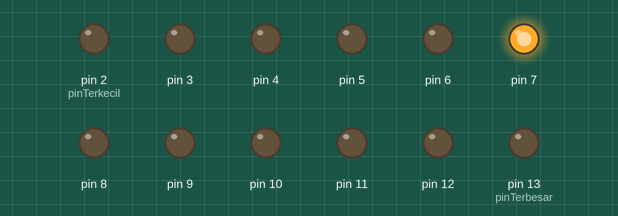
This sketch was run on a simulated Arduino Uno, built with avr-gcc and run on an emulated ATmega328P. Shown: output pins drawn as LEDs (lit = HIGH).

Above: at 0.05 s.
At 7.3 s:
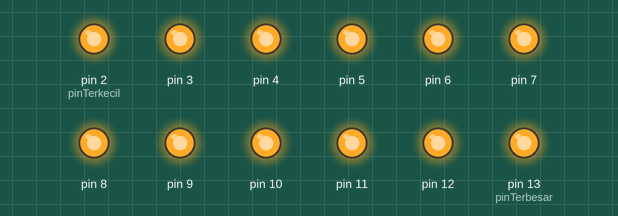
At 15.43 s:
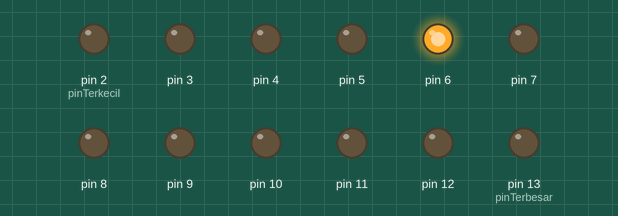
At 23.08 s:
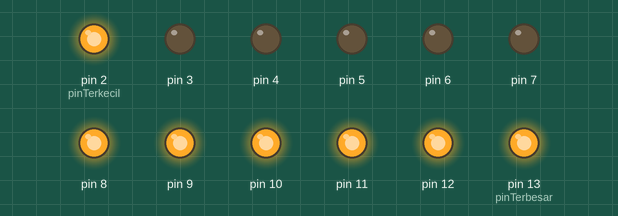
At 35.1 s:
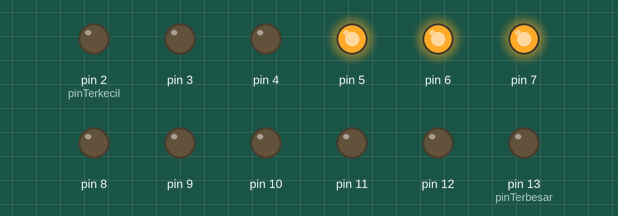
At 36.6 s:
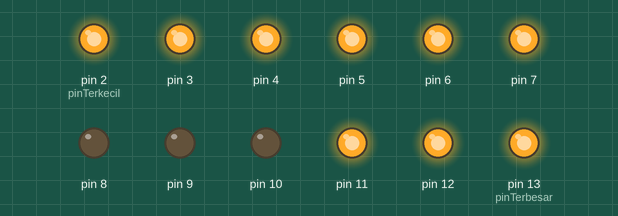
Timing chart, 0 to 40.0 s (numbered marks = the images above):
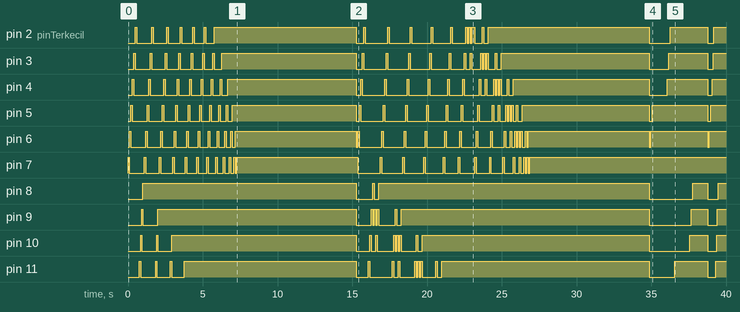

The sketch:

UPRAK.ino
```cpp
#define sangatCepat 50
#define cepat 100
#define pas 100
#define lumayan 100
#define speedPola1 80
#define lambat 1000

const int pinTerkecil = 2;
const int pinTerbesar = 13;

void setup() {
  DDRD = DDRD | B11111100;
  DDRB = DDRB | B00111111;
}

void loop() {

  pola1();
  pola2();
  pola3();


}

void gerakKiri() {
  PORTD = B10000000;
  delay(lumayan);
  PORTD = B01000000;
  delay(lumayan);
  PORTD = B00100000;
  delay(lumayan);
  PORTD = B00010000;
  delay(lumayan);
  PORTD = B00001000;
  delay(lumayan);
  PORTD = B00000100;
  delay(lumayan);
  PORTD = B00000000;
}

void penuhKiriNormal() {
  PORTD = B10000000;
  delay(lumayan);
  PORTD = B01000000;
  delay(lumayan);
  PORTD = B00100000;
  delay(lumayan);
  PORTD = B00010000;
  delay(lumayan);
  PORTD = B00001000;
  delay(lumayan);
  PORTD = B00000100;
  delay(lumayan);

  PORTD = B10000100;
  delay(lumayan);
  PORTD = B01000100;
  delay(lumayan);
  PORTD = B00100100;
  delay(lumayan);
  PORTD = B00010100;
  delay(lumayan);
  PORTD = B00001100;
  delay(lumayan);

  PORTD = B10001100;
  delay(lumayan);
  PORTD = B01001100;
  delay(lumayan);
  PORTD = B00101100;
  delay(lumayan);
  PORTD = B00011100;
  delay(lumayan);


  PORTD = B10011100;
  delay(lumayan);
  PORTD = B01011100;
  delay(lumayan);
  PORTD = B00111100;
  delay(lumayan);


  PORTD = B10111100;
  delay(lumayan);
  PORTD = B01111100;
  delay(lumayan);

  PORTD = B11111100;
  delay(8000);
}

void penuhKiriPola2() {
  PORTD = B10000000;
  delay(pas);
  PORTD = B01000000;
  delay(pas);
  PORTD = B00100000;
  delay(pas);
  PORTD = B00010000;
  delay(pas);
  PORTD = B00001000;
  delay(pas);
  PORTD = B00000100;
  delay(pas);
  PORTD = B00001000;
  delay(pas);
  PORTD = B00010000;
  delay(pas);
  PORTD = B00001000;
  delay(pas);
  PORTD = B00000100;
  delay(pas);

  PORTD = B10000100;
  delay(pas);
  PORTD = B01000100;
  delay(pas);
  PORTD = B00100100;
  delay(pas);
  PORTD = B00010100;
  delay(pas);
  PORTD = B00001100;
  delay(pas);
  PORTD = B00010100;
  delay(pas);
  PORTD = B00100100;
  delay(pas);
  PORTD = B00010100;
  delay(pas);
  PORTD = B00001100;
  delay(pas);

  PORTD = B10001100;
  delay(pas);
  PORTD = B01001100;
  delay(pas);
  PORTD = B00101100;
  delay(pas);
  PORTD = B00011100;
  delay(pas);
  PORTD = B00101100;
  delay(pas);
  PORTD = B01001100;
  delay(pas);
  PORTD = B00101100;
  delay(pas);
  PORTD = B00011100;


  PORTD = B10011100;
  delay(pas);
  PORTD = B01011100;
  delay(pas);
  PORTD = B00111100;
  delay(pas);
  PORTD = B01011100;
  delay(pas);
  PORTD = B10011100;
  delay(pas);
  PORTD = B01011100;
  delay(pas);
  PORTD = B00111100;
  delay(pas);


  PORTD = B10111100;
  delay(pas);
  PORTD = B01111100;
  delay(pas);
  PORTD = B10111100;
  delay(pas);
  PORTD = B01111100;
  delay(pas);

  PORTD = B11111100;
  delay(8000);
}

void pola1() {
  PORTB = B00000000;
  gerakKiri();
  PORTB = B00100000;
  delay(speedPola1);
  PORTB = B00010000;
  delay(speedPola1);
  PORTB = B00001000;
  delay(speedPola1);
  PORTB = B00000100;
  delay(speedPola1);
  PORTB = B00000010;
  delay(speedPola1);
  PORTB = B00000001;
  delay(speedPola1);

  gerakKiri();
  PORTB = B00100001;
  delay(speedPola1);
  PORTB = B00010001;
  delay(speedPola1);
  PORTB = B00001001;
  delay(speedPola1);
  PORTB = B00000101;
  delay(speedPola1);
  PORTB = B00000011;
  delay(speedPola1);

  gerakKiri();
  PORTB = B00100011;
  delay(speedPola1);
  PORTB = B00010011;
  delay(speedPola1);
  PORTB = B00001011;
  delay(speedPola1);
  PORTB = B00000111;
  delay(speedPola1);

  gerakKiri();
  PORTB = B00100111;
  delay(speedPola1);
  PORTB = B00010111;
  delay(speedPola1);
  PORTB = B00001111;
  delay(speedPola1);

  gerakKiri();
  PORTB = B00101111;
  delay(speedPola1);
  PORTB = B00011111;
  delay(speedPola1);

  gerakKiri();
  PORTB = B00111111;
  delay(speedPola1);

  penuhKiriNormal();
}

void pola2() {
  PORTB = B00000000;
  gerakKiri();
  PORTB = B00100000;
  delay(pas);
  PORTB = B00010000;
  delay(pas);
  PORTB = B00001000;
  delay(pas);
  PORTB = B00000100;
  delay(pas);
  PORTB = B00000010;
  delay(pas);
  PORTB = B00000001;
  delay(pas);
  PORTB = B00000010;
  delay(pas);
  PORTB = B00000100;
  delay(pas);
  PORTB = B00000010;
  delay(pas);
  PORTB = B00000001;
  delay(pas);

  gerakKiri();
  PORTB = B00100001;
  delay(pas);
  PORTB = B00010001;
  delay(pas);
  PORTB = B00001001;
  delay(pas);
  PORTB = B00000101;
  delay(pas);
  PORTB = B00000011;
  delay(pas);
  PORTB = B00000101;
  delay(pas);
  PORTB = B00001001;
  delay(pas);
  PORTB = B00000101;
  delay(pas);
  PORTB = B00000011;
  delay(pas);

  gerakKiri();
  PORTB = B00100011;
  delay(pas);
  PORTB = B00010011;
  delay(pas);
  PORTB = B00001011;
  delay(pas);
  PORTB = B00000111;
  delay(pas);
  PORTB = B00001011;
  delay(pas);
  PORTB = B00010011;
  delay(pas);
  PORTB = B00001011;
  delay(pas);
  PORTB = B00000111;
  delay(pas);

  gerakKiri();
  PORTB = B00100111;
  delay(pas);
  PORTB = B00010111;
  delay(pas);
  PORTB = B00001111;
  delay(pas);
  PORTB = B00010111;
  delay(pas);
  PORTB = B00100111;
  delay(pas);
  PORTB = B00010111;
  delay(pas);
  PORTB = B00001111;
  delay(pas);

  gerakKiri();
  PORTB = B00101111;
  delay(pas);
  PORTB = B00011111;
  delay(pas);
  PORTB = B00101111;
  delay(pas);
  PORTB = B00011111;
  delay(pas);

  gerakKiri();
  PORTB = B00111111;
  delay(pas);
  PORTD = B00000100;
  delay(pas);
  PORTD = B00001000;
  delay(pas);
  PORTD = B00000100;
  delay(pas);
  PORTB = B00111111;
  delay(pas);

  penuhKiriPola2();
}

void pola3() {
  PORTB = B00000000;
  PORTD = B10000000;
  delay(lumayan);
  PORTD = B11000000;
  delay(lumayan);
  PORTD = B11100000;
  delay(lambat);

  PORTD = B11110000;
  delay(lumayan);
  PORTD = B11111000;
  delay(lumayan);
  PORTD = B11111100;
  delay(lumayan);
  PORTB = B00100000;
  delay(lumayan);
  PORTB = B00110000;
  delay(lumayan);
  PORTB = B00111000;
  delay(lambat);

  PORTB = B00111100;
  delay(lumayan);
  PORTB = B00111110;
  delay(lumayan);
  PORTB = B00111111;
  delay(lambat);

  PORTB = B00000000;
  PORTD = B10000000;
  delay(cepat);
  PORTD = B11000000;
  delay(cepat);
  PORTD = B11100000;
  delay(cepat);

  PORTD = B11110000;
  delay(sangatCepat);
  PORTD = B11111000;
  delay(sangatCepat);
  PORTD = B11111100;
  delay(sangatCepat);
  PORTB = B00100000;
  delay(sangatCepat);
  PORTB = B00110000;
  delay(sangatCepat);
  PORTB = B00111000;
  delay(sangatCepat);

  PORTB = B00111100;
  delay(sangatCepat);
  PORTB = B00111110;
  delay(sangatCepat);
  PORTB = B00111111;
  delay(8000);


}
```

Measured:
- by itself, pin 2 (pinTerkecil): LOW → HIGH at 0.50 s, → LOW 0.10 s later, → HIGH 0.98 s later, → LOW 0.10 s later, … (37 changes in this stretch)
- by itself, pin 3: LOW → HIGH at 0.40 s, → LOW 0.10 s later, → HIGH 0.98 s later, → LOW 0.10 s later, … (43 changes in this stretch)
- by itself, pin 4: LOW → HIGH at 0.30 s, → LOW 0.10 s later, → HIGH 0.98 s later, → LOW 0.10 s later, … (47 changes in this stretch)
- by itself, pin 5: LOW → HIGH at 0.20 s, → LOW 0.10 s later, → HIGH 0.98 s later, → LOW 0.10 s later, … (51 changes in this stretch)
- by itself, pin 6: LOW → HIGH at 0.10 s, → LOW 0.10 s later, → HIGH 0.98 s later, → LOW 0.10 s later, … (55 changes in this stretch)
- by itself, pin 7: LOW → HIGH at 0.00 s, → LOW 0.10 s later, → HIGH 0.98 s later, → LOW 0.10 s later, … (49 changes in this stretch)
- by itself, pin 8: LOW → HIGH at 1.0 s, → LOW 14.3 s later, → HIGH 1.1 s later, → LOW 0.10 s later, … (9 changes in this stretch)
